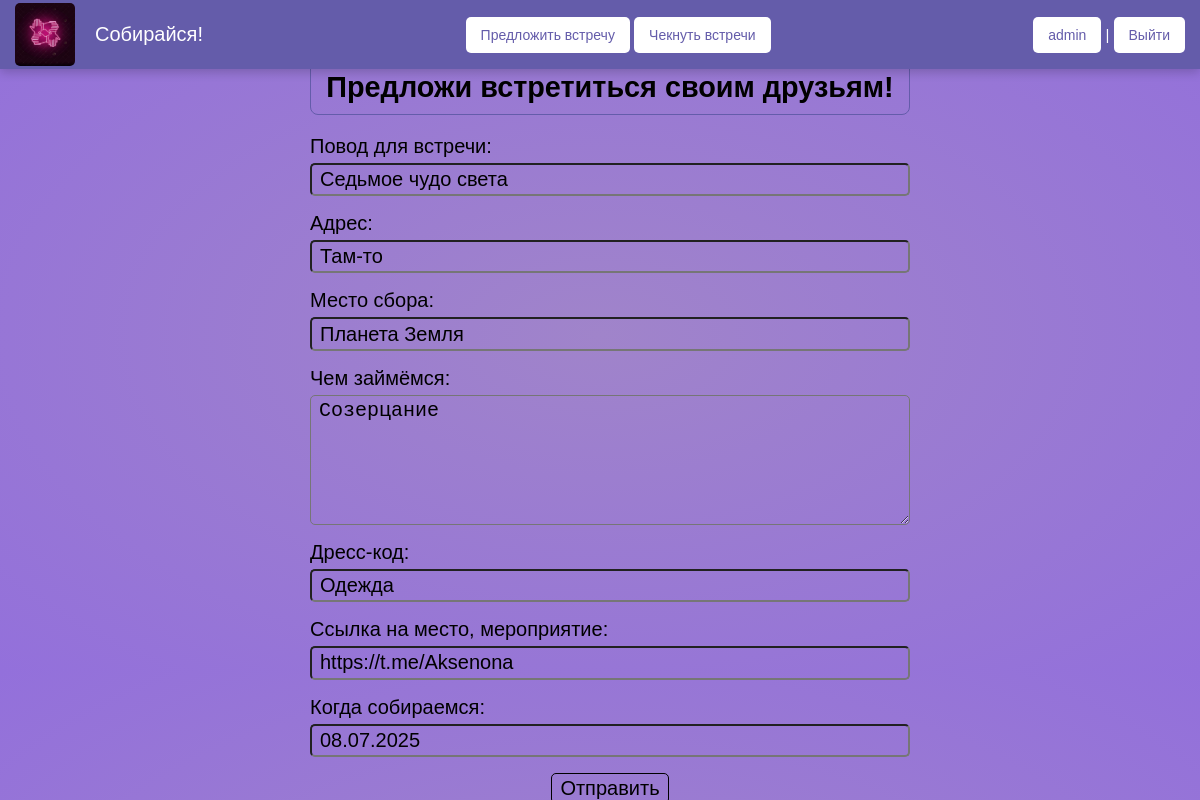
Screenshot of /check/2/edit/ (signed in) with the database file from the repository.
### meetings/models.py (models this page shows, shortened)
class Meeting(models.Model):
    author = models.ForeignKey(User, on_delete=models.SET_NULL, null=True)
    reason_to_meet = models.CharField("Повод для встречи", max_length=150)
    meeting_place = models.CharField("Место сбора", max_length=255)
    address = models.CharField("Адрес", max_length=150)
    what_to_do = models.TextField("Чем займёмся")
    dress_code = models.CharField("Дресс-код", max_length=150)
    link = models.URLField("Ссылка на место, мероприятие", blank=True)
    date_meeting = models.DateField("Когда собираемся")
    date_create = models.DateField(auto_now_add=True)
    class Meta:
        verbose_name = "Встреча"
        verbose_name_plural = "Встречи"

### meetings/views.py (the view)
# urls.py: path("check/<int:pk>/edit/", UpdateMeeting.as_view(), name="edit_page"),
class UpdateMeeting(LoginRequiredMixin, UpdateView):
    model = Meeting
    fields = [
        "reason_to_meet",
        "address",
        "meeting_place",
        "what_to_do",
        "dress_code",
        "link",
        "date_meeting",
    ]
    template_name = "meetings/suggest_an_appointment.html"
    success_url = reverse_lazy("check")

### meetings/templates/meetings/suggest_an_appointment.html (shortened to what this page needs)
{% extends 'base.html' %}
{% block content %}
<div class="container">
    <div class="form-container">
        <h2>Предложи встретиться своим друзьям!</h2>
        <form method="post">
            {{ form.as_p }}
            <button type="submit" class="btn btn-primary">Отправить</button>
        </form>
    </div>
</div>
{% endblock %}

### templates/base.html (shortened to what this page needs)
{% load static %}
<!DOCTYPE html>
<html lang="ru">
<head>
    <link rel="stylesheet" type="text/css" href="{% static 'meetings/css/style.css' %}"/>
</head>
<body>
<div class="header">
    <div class="btn site-name">
        <img src="{% static 'img/logo.png' %}" class="header-logo" alt="Get Ready!">
        <a id="home" href="{% url 'home' %}" class="home-button">Собирайся!</a>
    </div>
    <div class="nav-buttons">
        <a class="btn btn-primary" href="{% url 'suggest' %}">Предложить встречу</a>
        <a class="btn btn-primary" href="{% url 'check' %}">Чекнуть встречи</a>
    </div>
    <div class="auth-buttons">
        {% if user.is_authenticated %}
        <a class="btn btn-primary" href="{% url 'users:profile' %}">{{user.username}}</a> | <a
            href="{% url 'users:logout' %}">Выйти</a>
        {% else %}
        <a class="btn btn-primary" href="{% url 'users:login' %}">Войти</a> <a class="btn btn-primary"
                                                                               href="{% url 'users:register' %}">Регистрация</a>
        {% endif %}
    </div>
</div>
<div class="content-text">
    {% block content %}
    {% endblock %}
</div>
</body>
</html>

### meetings/static/meetings/css/style.css (style rules this page uses)
body { background: radial-gradient(ellipse, #A084CA, #9370DB); margin: 0; font-family: Arial, sans-serif; word-wrap: break-word; overflow-x: hidden; }
.header { position: fixed; top: 0; left: 0; right: 0; background-color: #645CAA; color: white; display: flex; justify-content: space-between; align-items: center; padding: 3px 15px; box-shadow: 0 3px 10px rgba(0, 0, 0, 0.2); z-index: 1000; font-size: 15px; flex-wrap: wrap; gap: 10px; }
.header a { background-color: #fff; color: #645CAA; border: none; padding: 10px 15px; border-radius: 5px; cursor: pointer; transition: background-color 0.3s; text-decoration: none; font-size: 14px; min-width: 70px; }
.btn.site-name { display: flex; align-items: center; gap: 20px; }
#home { background-color: #645CAA; color: #fff; text-decoration: none; display: inline-block; transition: transform 0.3s ease; font-size: 20px; padding: 0px; }
.header-logo { width: 60px; height: auto; border-radius: 5px; object-fit: contain; flex-shrink: 0; }
.content-text { margin-top: 70px; padding: 10px; }
.container { margin-top: 100px; width: 100vw; height: 60vh; display: flex; justify-content: center; align-items: center; }
.form-container { text-align: center; width: 100%; max-width: 600px; }
.form-control, .form-container input, .form-container textarea { font-size: 20px; outline: none; border: 1px solid EBC7E8; border-radius: 5px; padding: 0.2rem 0.5rem; background-color: inherit; width: 100%; font-style: normal; font-weight: 300; display: block; margin-bottom: 5px; box-sizing: border-box; }
.form-container textarea { height: 130px; }
label { display: block; margin-bottom: 5px; width: 100%; font-size: 20px; font-weight: 500; text-align: left; }
.profile h2, .form-container h2, .welcome-text, .delete-meeting p { text-align: center; margin-bottom: 20px; font-size: 1.8em; border: 1px solid #645CAA; border-radius: 8px; padding: 10px; }
button, .custom-button-pas, .delete-meeting input { text-align: center; font-size: 20px; outline: none; border: 1.9px solid #000; border-radius: 5px; padding: 0.2rem 0.5rem; background-color: inherit; cursor: pointer; font-weight: 500; width: auto; transition: background-color 0.3s ease; }

### rows the page displays
Meeting: reason_to_meet "Седьмое чудо света", address "Там-то", meeting_place "Планета Земля", what_to_do "Созерцание", dress_code "Одежда", link "https://t.me/Aksenona", date_meeting "08.07.2025"

### other values shown
{{ user.username }} "admin"
